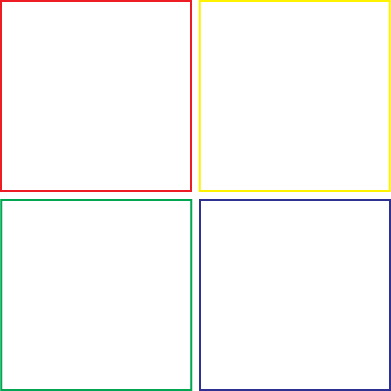
#> input picture image/box_color.jpg, 391 x 391 px
$ python Ractangle.py
#> lines starting #> are read from the running program, lines starting #| are printed output that depends on the picture
# [9 lines of commented-out code are left out]


import cv2 ;

img = cv2.imread('./image/box_color.jpg')
#> img is the input picture: shape (391, 391, 3); mean B, G, R 247.5, 249.7, 250.2

cv2.rectangle(img,(5,195),(195,5),(255,255,10),-1)
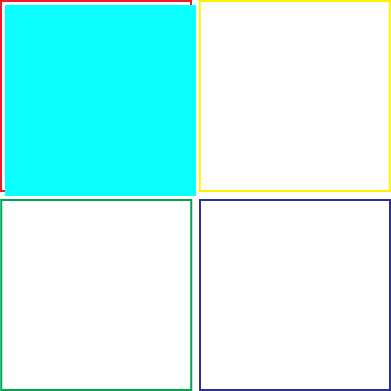
#> img: shape (391, 391, 3); mean B, G, R 248.5, 250.8, 191.8
cv2.rectangle(img,(195,193),(391,3),(255,25,10),-1)
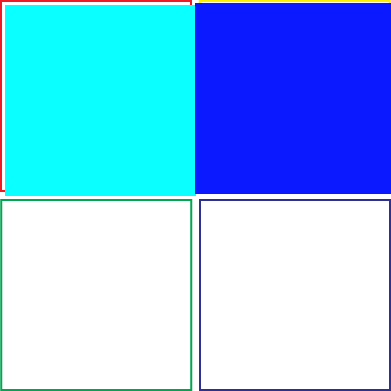
#> img: shape (391, 391, 3); mean B, G, R 250.4, 194.6, 132.1
# TODO:  right
cv2.rectangle(img,(5,195),(195,391),(255,210,70),-1)
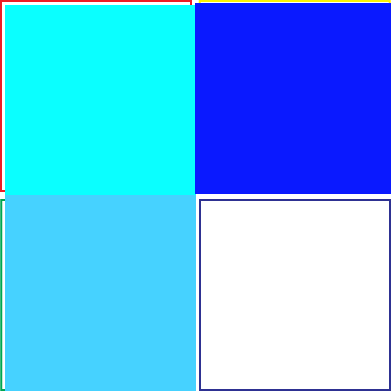
#> img: shape (391, 391, 3); mean B, G, R 251.7, 184.2, 89
cv2.rectangle(img,(195,195),(391,391),(255,230,210),-1)
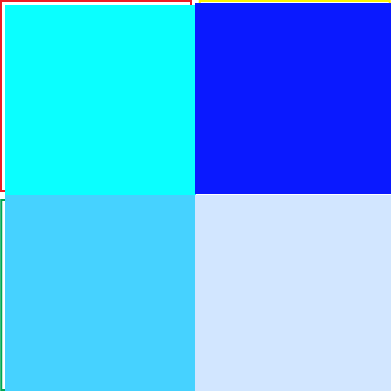
#> img: shape (391, 391, 3); mean B, G, R 252.8, 180, 80
# cv2.rectangle(img,(195,193),(391,3),(255,25,10),4)
cv2.imshow('Rectang',img)
cv2.waitKey(0)
cv2.destroyAllWindows()
